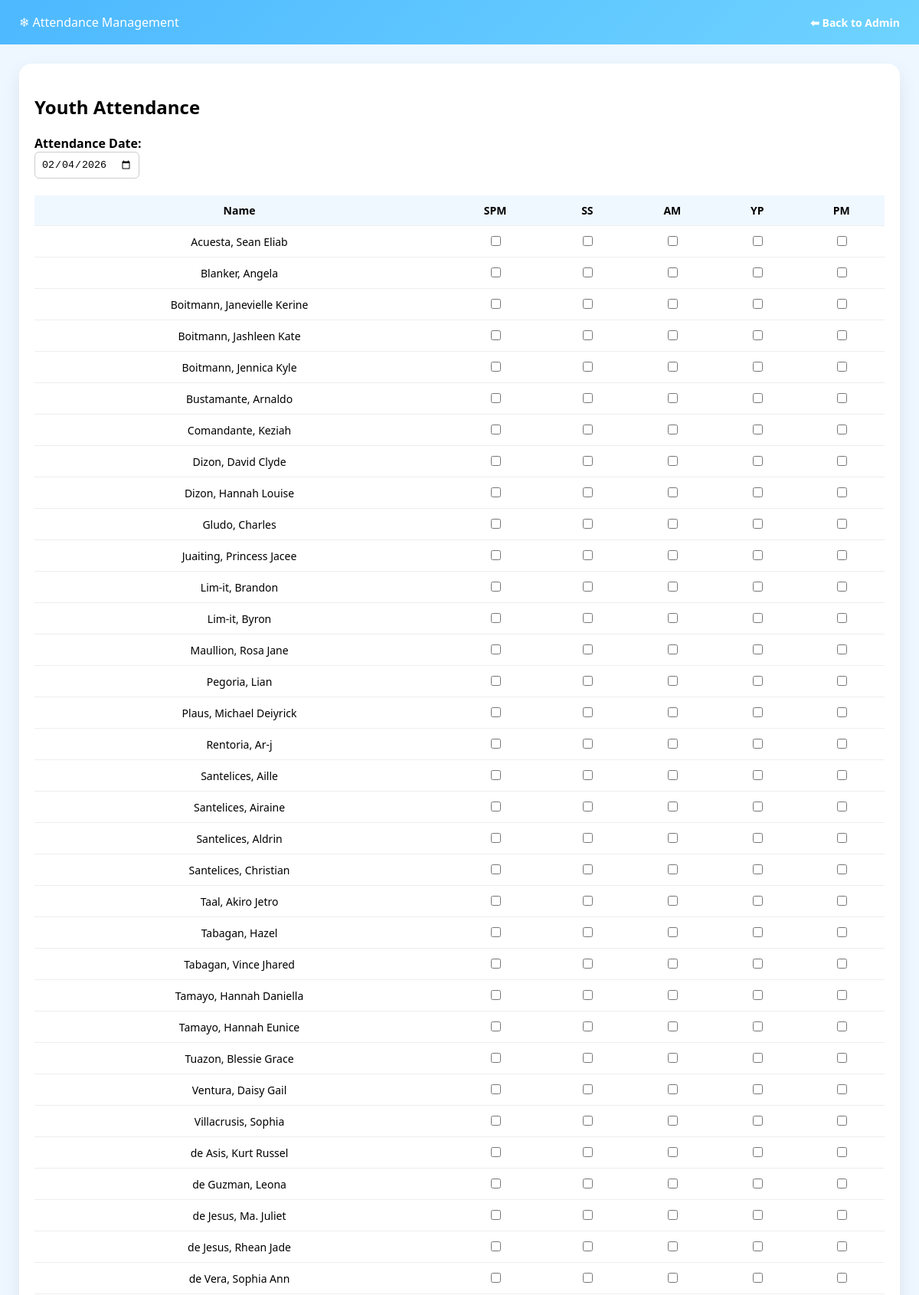
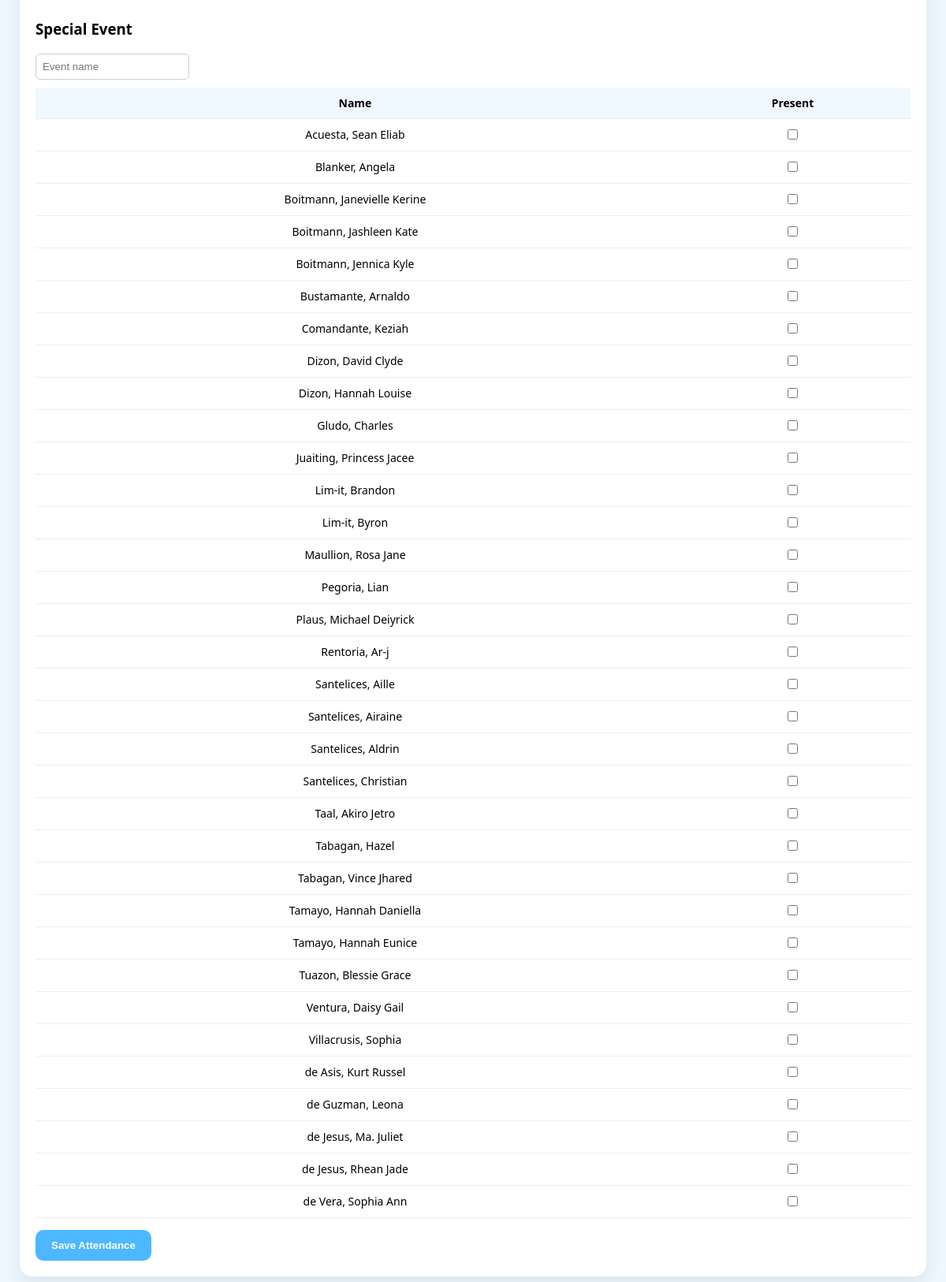
Screenshot of /attendance.php (signed in) with the database file from the repository (2 pictures, top to bottom).
### tables this page shows
CREATE TABLE members (
    id INTEGER PRIMARY KEY AUTOINCREMENT,
    full_name TEXT NOT NULL,
    age INTEGER,
    birthday TEXT,
    address TEXT,
    contact TEXT,
    facebook TEXT
);

### attendance.php (the view, shortened to what this page needs)
<?php
require "db.php";
$members = $conn->query("
    SELECT id, full_name
    FROM members
    ORDER BY full_name
")->fetchAll(PDO::FETCH_ASSOC);
$fixed_events = ["SPM", "SS", "AM", "YP", "PM"];
?>
<!DOCTYPE html>
<html lang="en">
<head>
</head>
<body>
<div class="header">
    <div>❄ Attendance Management</div>
    <a class="back-btn" href="admin.php">⬅ Back to Admin</a>
</div>
<div class="container">
<div class="card">
<h2>Youth Attendance</h2>
<form method="post">
<label><strong>Attendance Date:</strong></label><br>
<input type="date" name="attendance_date" value="<?= date('Y-m-d') ?>" required>
<br><br>
<table>
<tr>
    <th>Name</th>
    <th>SPM</th>
    <th>SS</th>
    <th>AM</th>
    <th>YP</th>
    <th>PM</th>
</tr>
<?php foreach ($members as $m): ?>
<tr>
    <td><?= htmlspecialchars($m["full_name"]) ?></td>
    <?php foreach ($fixed_events as $e): ?>
        <td>
            <input type="checkbox"
                   name="attendance[<?= $e ?>][<?= $m['id'] ?>]"
                   value="1">
        </td>
    <?php endforeach; ?>
</tr>
<?php endforeach; ?>
</table>
<h3 style="margin-top:25px;">Special Event</h3>
<input type="text" name="special_event" placeholder="Event name">
<table style="margin-top:10px;">
<tr>
    <th>Name</th>
    <th>Present</th>
</tr>
<?php foreach ($members as $m): ?>
<tr>
    <td><?= htmlspecialchars($m["full_name"]) ?></td>
    <td>
        <input type="checkbox"
               name="special[<?= $m['id'] ?>]"
               value="1">
    </td>
</tr>
<?php endforeach; ?>
</table>
<button type="submit">Save Attendance</button>
</form>
</div>
</div>
</body>
</html>

### attendance.php (style rules this page uses)
body { font-family: "Segoe UI", Arial; background: #eef7ff; margin: 0; }
.header { background: linear-gradient(135deg, #4db8ff, #6fd3ff); padding: 18px 25px; color: white; display: flex; justify-content: space-between; align-items: center; }
.back-btn { color: white; text-decoration: none; font-size: 14px; font-weight: bold; }
.container { padding: 25px; }
.card { background: white; border-radius: 16px; padding: 20px; box-shadow: 0 10px 25px rgba(0,0,0,0.08); }
table { width: 100%; border-collapse: collapse; font-size: 14px; }
th, td { padding: 10px; border-bottom: 1px solid #eee; text-align: center; }
th { background: #f0f8ff; }
button { margin-top: 15px; padding: 12px 20px; border: none; border-radius: 10px; background: #4db8ff; color: white; font-weight: bold; cursor: pointer; }
input[type="text"], input[type="date"] { padding: 8px; border-radius: 6px; border: 1px solid #ccc; }

### rows the page displays
members: full_name "Acuesta, Sean Eliab"
members: full_name "Blanker, Angela"
members: full_name "Boitmann, Janevielle Kerine"
members: full_name "Boitmann, Jashleen Kate"
members: full_name "Boitmann, Jennica Kyle"
members: full_name "Bustamante, Arnaldo"
members: full_name "Comandante, Keziah"
members: full_name "Dizon, David Clyde"
members: full_name "Dizon, Hannah Louise"
members: full_name "Gludo, Charles"
members: full_name "Juaiting, Princess Jacee"
members: full_name "Lim-it, Brandon"
members: full_name "Lim-it, Byron"
members: full_name "Maullion, Rosa Jane"
members: full_name "Pegoria, Lian"
members: full_name "Plaus, Michael Deiyrick"
members: full_name "Rentoria, Ar-j"
members: full_name "Santelices, Aille"
members: full_name "Santelices, Airaine"
members: full_name "Santelices, Aldrin"
members: full_name "Santelices, Christian"
members: full_name "Taal, Akiro Jetro"
members: full_name "Tabagan, Hazel"
members: full_name "Tabagan, Vince Jhared"
members: full_name "Tamayo, Hannah Daniella"
members: full_name "Tamayo, Hannah Eunice"
members: full_name "Tuazon, Blessie Grace"
members: full_name "Ventura, Daisy Gail"
members: full_name "Villacrusis, Sophia"
members: full_name "de Asis, Kurt Russel"
members: full_name "de Guzman, Leona"
members: full_name "de Jesus, Ma. Juliet"
members: full_name "de Jesus, Rhean Jade"
members: full_name "de Vera, Sophia Ann"
